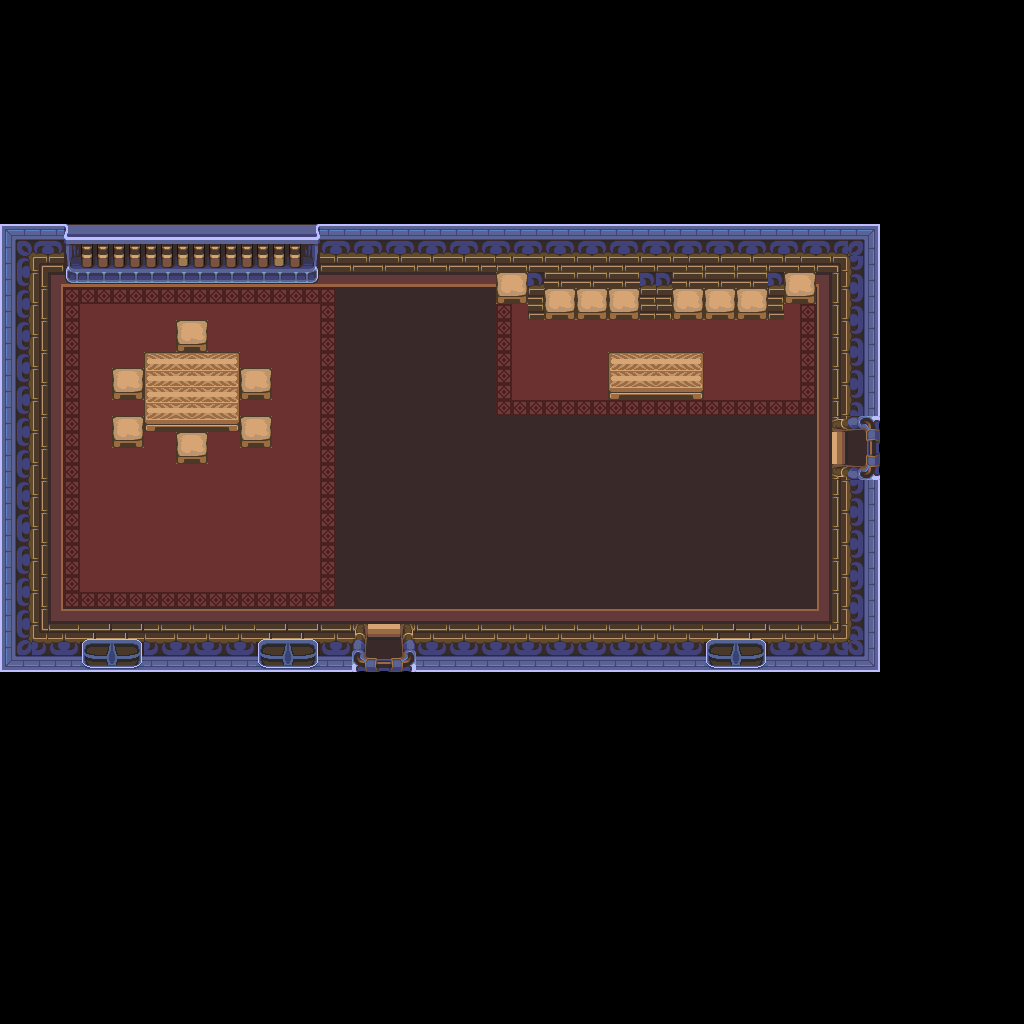

The image is a tile-based game level rendered from a .tmx file. Its description and source (layers, tilesets, objects; grid data summarised) follow:
An orthogonal 64x64 tile map with 16x16 px tiles, 1 tile layer (base), 1 hidden layer not drawn and 4 objects.

<map version="1.10" tiledversion="1.12.1" orientation="orthogonal" renderorder="right-down" width="64" height="64" tilewidth="16" tileheight="16" infinite="0" nextlayerid="3" nextobjectid="5">
 <tileset firstgid="1" source="../classiciphone_pics4.tsx" />
 <layer id="1" name="base" width="64" height="64">
  <data>[4096 cells, 4096 non-empty, 105 distinct tile ids]</data>
 </layer>
 <layer id="2" name="collision" width="64" height="64" visible="0">
  <properties><property name="collision" value="true" /></properties>
  <data>[4096 cells, 3098 non-empty, 1 distinct tile ids]</data>
 </layer>
 <objectgroup id="3" name="npcs">
  <object id="1" x="528.0" y="256.0" width="16" height="16">
   <properties>
    <property name="gani" value="couch.png" />
    <property name="script" type="string">-- Auto-converted from GraalScript
-- [CLIENT-SIDE — server no-op]
-- if (created) {
-- drawunderplayer;
-- dontblock;
-- }</property>
   </properties>
  </object>
  <object id="2" x="656.0" y="256.0" width="16" height="16">
   <properties>
    <property name="gani" value="couch.png" />
    <property name="script" type="string">-- Auto-converted from GraalScript
-- [CLIENT-SIDE — server no-op]
-- if (created) {
-- drawunderplayer;
-- dontblock;
-- }</property>
   </properties>
  </object>
  <object id="3" x="880.0" y="176.0" width="16" height="16">
   <properties>
    <property name="script" type="string">-- Auto-converted from GraalScript
joinResource("level_nopk")</property>
   </properties>
  </object>
  <object id="4" x="592.0" y="464.0" width="16" height="16">
   <properties>
    <property name="script" type="string">-- Auto-converted from GraalScript
-- join("control_midi");
-- [CLIENT-SIDE — server no-op]
-- function onCreated(){
-- this.midi = "stef37.mid";
-- }</property>
   </properties>
  </object>
 </objectgroup>
</map>
